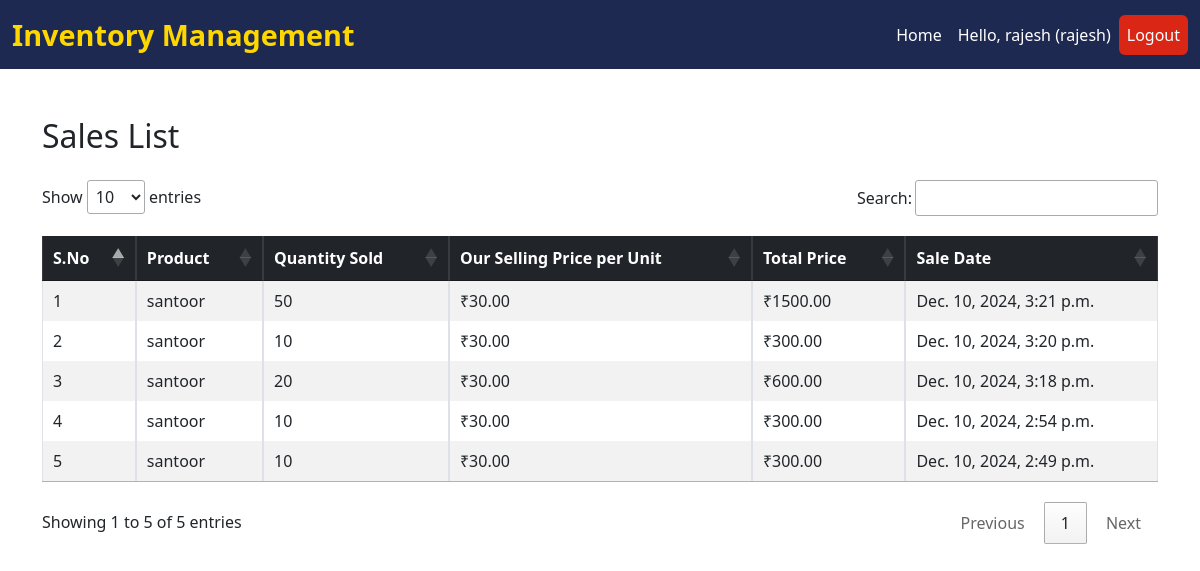
Page /sales/ (signed in) on the committed database.
### stock_analysis/models.py (models this page shows, shortened)
class Sale(models.Model):
    supplier_product = models.ForeignKey(SupplierProduct, on_delete=models.CASCADE, null=True, blank=True)
    quantity_sold = models.IntegerField()
    our_selling_price_per_unit = models.DecimalField(default=0, max_digits=10, decimal_places=2, null=True, blank=True)
    total_price = models.DecimalField(max_digits=10, decimal_places=2, editable=False)
    profit = models.DecimalField(max_digits=10, decimal_places=2, editable=False)
    sale_date = models.DateTimeField(default=now)
    customer_name=models.CharField(max_length=100,default="Unknown Customers", blank=True, null=True)
    customer_mobile=models.CharField(max_length=15, blank=True, null=True)
    from decimal import Decimal

class SupplierProduct(models.Model):
    supplier = models.ForeignKey(Supplier, on_delete=models.CASCADE,null=True, blank=True)  # Link to Supplier
    name = models.CharField(max_length=100, default="Unknown Product")  # Default name
    category = models.CharField(max_length=50, blank=True, null=True)  # Product category
    selling_price_per_unit=models.DecimalField(default=0, max_digits=10, decimal_places=2, null=True, blank=True)
    stock_quantity = models.IntegerField(default=0)  # Current stock quantity
    cost_price = models.DecimalField(max_digits=10, decimal_places=2)  # Cost price per unit
    supplied_date = models.DateField(auto_now_add=True)  # Date of supply

### stock_analysis/sales_views.py (the view)
# urls.py: path("sales/", login_required(sales_views.sales_list), name="sales_list"),
def sales_list(request):
    sales = Sale.objects.select_related("supplier_product__supplier").order_by("-sale_date")
    return render(request, "sales/sales_list.html", {"sales": sales})

### stock_analysis/templates/sales/sales_list.html (shortened to what this page needs)
{% extends 'index.html' %}
{% block content %}
<div class="container mt-5">
    <div class="d-flex justify-content-between align-items-center mb-4">
        <h2 class="mb-0">Sales List</h2>
    </div>
    <div class="table-responsive">
        <table class="table table-bordered table-striped table-hover mb-3" id="salesTable">
            <thead class="table-dark">
                <tr>
                    <th>S.No</th>
                    <th>Product</th>
                    <th>Quantity Sold</th>
                    <th>Our Selling Price per Unit</th>
                    <th>Total Price</th>
                    <th>Sale Date</th>
                </tr>
            </thead>
            <tbody>
                {% for sale in sales %}
                <tr>
                    <td>{{ forloop.counter }}</td>
                    <td>{{ sale.supplier_product.name }}</td>
                    <td>{{ sale.quantity_sold }}</td>
                    <td>₹{{ sale.our_selling_price_per_unit }}</td>
                    <td>₹{{ sale.total_price }}</td>
                    <td>{{ sale.sale_date }}</td>
                </tr>
                {% empty %}
                <tr>
                    <td colspan="7" class="text-center">No sales data available.</td>
                </tr>
                {% endfor %}
            </tbody>
        </table>
    </div>
</div>
<link rel="stylesheet" href="https://cdn.datatables.net/1.13.6/css/jquery.dataTables.min.css">
{% endblock %}

### stock_analysis/templates/index.html (shortened to what this page needs)
<!DOCTYPE html>
<html lang="en">
    <head>
        <link href="https://cdn.jsdelivr.net/npm/bootstrap@5.3.0/dist/css/bootstrap.min.css" rel="stylesheet">
        <link href="https://cdnjs.cloudflare.com/ajax/libs/font-awesome/6.0.0-beta3/css/all.min.css" rel="stylesheet">
    </head>
    <body>
        <nav class="navbar navbar-expand-lg">
            <div class="container-fluid">
                <a class="navbar-brand" href="{% url 'home' %}">Inventory Management</a>
                <div class="collapse navbar-collapse" id="navbarNav">
                    <ul class="navbar-nav ms-auto">
                        <li class="nav-item">
                            <a class="nav-link {% if request.resolver_match.url_name == 'home' %}active{% endif %}" href="{% url 'home' %}">Home</a>
                        </li>
                        {% if request.session.user_name %}
                        <li class="nav-item">
                            <a class="nav-link" href="#">Hello, {{ request.session.user_name }} ({{ request.session.user_role }})</a>
                        </li>
                        {% endif %}
                        <li class="nav-item">
                            <a class="nav-link btn btn-danger text-white" href="{% url 'logout' %}">Logout</a>
                        </li>
                    </ul>
                </div>
            </div>
        </nav>
    {% block content %}
    {% endblock %}
</body>
</html>

### stock_analysis/templates/index.html (style rules this page uses)
.navbar { background-color: #1E2952; }
.navbar-brand { color: #FFD700 !important; font-weight: bold; font-size: 1.8rem; transition: color 0.3s ease-in-out; }
.nav-link { color: #FFFFFF !important; transition: color 0.3s ease-in-out; }
.btn-danger { background-color: #d92615 !important; border: none; }

### rows in the picture
Sale: supplier_product.name "santoor", quantity_sold "50", our_selling_price_per_unit "30.00", total_price "1500.00", sale_date "Dec. 10, 2024, 3:21 p.m."
Sale: supplier_product.name "santoor", quantity_sold "10", our_selling_price_per_unit "30.00", total_price "300.00", sale_date "Dec. 10, 2024, 3:20 p.m."
Sale: supplier_product.name "santoor", quantity_sold "20", our_selling_price_per_unit "30.00", total_price "600.00", sale_date "Dec. 10, 2024, 3:18 p.m."
Sale: supplier_product.name "santoor", quantity_sold "10", our_selling_price_per_unit "30.00", total_price "300.00", sale_date "Dec. 10, 2024, 2:54 p.m."
Sale: supplier_product.name "santoor", quantity_sold "10", our_selling_price_per_unit "30.00", total_price "300.00", sale_date "Dec. 10, 2024, 2:49 p.m."

### other values in the picture
{{ request.session.user_name }} "rajesh"
{{ request.session.user_role }} "rajesh"
